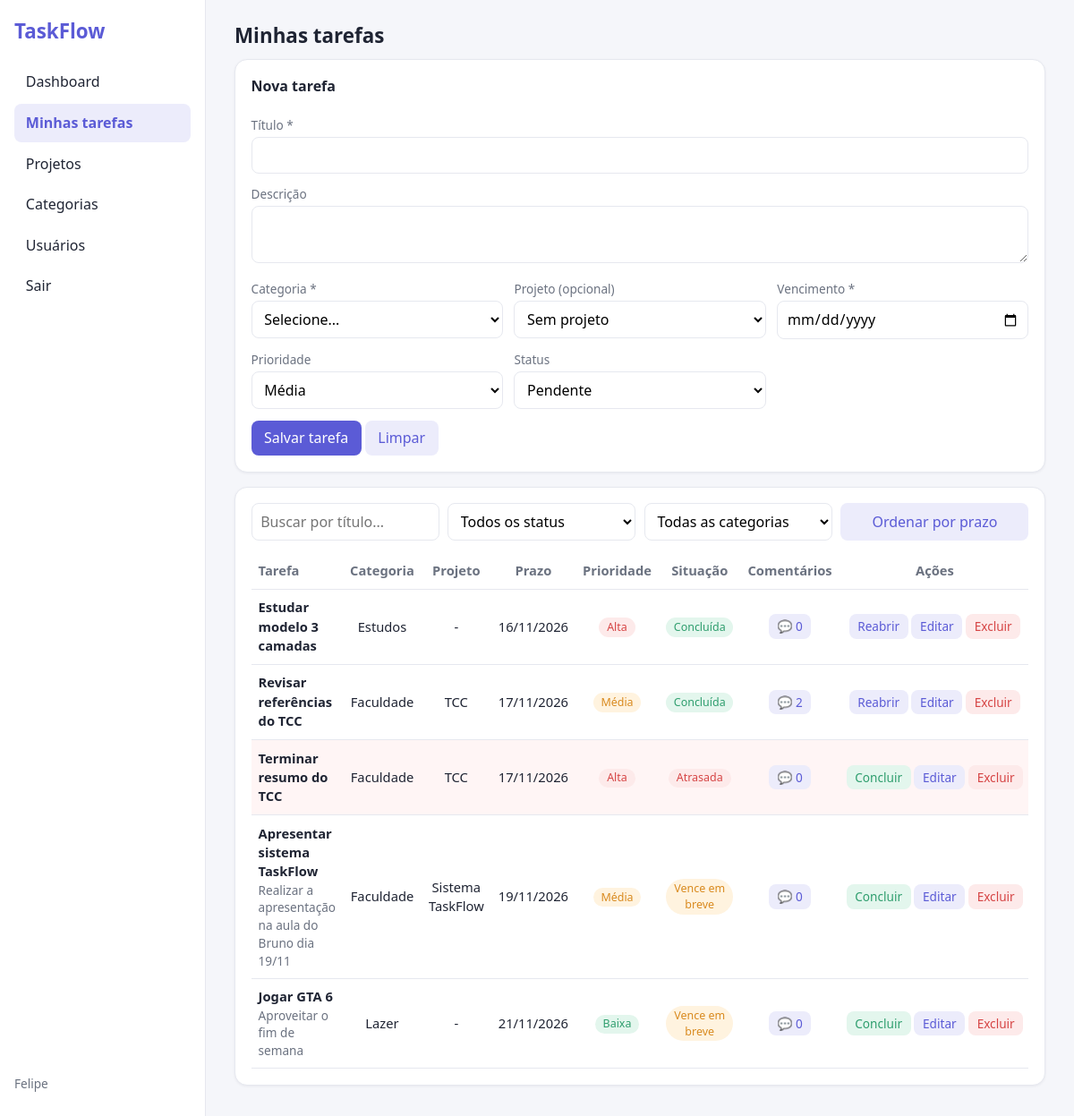
Page /view/minhas-tarefas.php (signed in) on the committed database.
### tables this page shows
CREATE TABLE `tarefas` (
  `id` int(11) NOT NULL,
  `usuario_id` int(11) NOT NULL,
  `categoria_id` int(11) NOT NULL,
  `projeto_id` int(11) DEFAULT NULL,
  `titulo` varchar(100) NOT NULL,
  `descricao` text DEFAULT NULL,
  `vencimento` date NOT NULL,
  `prioridade` enum('Baixa','Média','Alta') NOT NULL,
  `status` enum('Pendente','Concluída') NOT NULL DEFAULT 'Pendente'
);

CREATE TABLE `categorias` (
  `id` int(11) NOT NULL,
  `nome` varchar(50) NOT NULL,
  `descricao` varchar(255) DEFAULT NULL,
  `usuario_id` int(11) NOT NULL
);

CREATE TABLE `projetos` (
  `id` int(11) NOT NULL,
  `nome` varchar(80) NOT NULL,
  `descricao` text DEFAULT NULL,
  `inicio` date NOT NULL,
  `fim` date NOT NULL,
  `usuario_id` int(11) NOT NULL
);

### processamento/funcoesTarefas.php (called while the page is built, shortened)
<?php
function listarTarefas($usuario_id){
  $conexao = conectarBD();
  $consulta = "SELECT t.*, c.nome AS categoria_nome, p.nome AS projeto_nome
               FROM tarefas t
               INNER JOIN categorias c ON c.id = t.categoria_id
               LEFT JOIN projetos p ON p.id = t.projeto_id
               WHERE t.usuario_id = $usuario_id
               ORDER BY t.vencimento";
  return mysqli_query($conexao, $consulta);
}
?>

### processamento/funcoesComentarios.php (called while the page is built, shortened)
<?php
function listarComentarios($usuario_id){
  $conexao = conectarBD();
  $consulta = "SELECT c.id, c.tarefa_id, c.usuario_id, c.texto, c.criado_em, c.editado_em, u.nome AS usuario_nome
               FROM comentarios c
               INNER JOIN tarefas t ON t.id = c.tarefa_id
               INNER JOIN usuarios u ON u.id = c.usuario_id
               WHERE t.usuario_id = ?
               ORDER BY c.criado_em";
  $stmt = mysqli_prepare($conexao, $consulta);
  mysqli_stmt_bind_param($stmt, "i", $usuario_id);
  mysqli_stmt_execute($stmt);
  return mysqli_stmt_get_result($stmt);
}
?>

### view/minhas-tarefas.php (the view, shortened to what this page needs)
<?php
 require "../processamento/funcoesTarefas.php";
 require "../processamento/funcoesComentarios.php";
 $tarefas = listarTarefas($_SESSION['usuario_id']);
 $comentarios = mysqli_fetch_all(listarComentarios($_SESSION['usuario_id']), MYSQLI_ASSOC);
 $comentariosPorTarefa = [];
 foreach ($comentarios as $c) {
   $comentariosPorTarefa[$c['tarefa_id']][] = $c;
 }
 $tarefaEditar = null;
 $prioridadeAtual = $tarefaEditar['prioridade'] ?? 'Média';
 $statusAtual = $tarefaEditar['status'] ?? 'Pendente';
?>
<!DOCTYPE html>
<html lang="pt-BR">
<head>
  <link rel="stylesheet" href="../css/base.css">
  <link rel="stylesheet" href="../css/minhas-tarefas.css?v=2">
</head>
<body>
  <aside class="sidebar" id="sidebar">
    <h1 class="logo">TaskFlow</h1>
    <a href="dashboard.php">Dashboard</a>
    <a href="minhas-tarefas.php" class="ativo">Minhas tarefas</a>
    <a href="projetos.php">Projetos</a>
    <a href="categorias.php">Categorias</a>
    <a href="usuarios.php">Usuários</a>
    <a href="../processamento/sair.php" id="btnSair">Sair</a>
    <p class="usuario suave"><?php echo htmlspecialchars($_SESSION['usuario_nome']); ?></p>
  </aside>
  <main>
  <h2>Minhas tarefas</h2>
  <form id="formTarefa" class="card form" action="../processamento/processamentoTarefas.php" method="post">
    <h3 class="full" id="tituloForm"><?php echo $tarefaEditar ? 'Editar tarefa' : 'Nova tarefa'; ?></h3>
    <div class="full">
      <label for="tTitulo">Título *</label>
      <input id="tTitulo" name="inputTitulo" required maxlength="100" value="<?php echo htmlspecialchars($tarefaEditar['titulo'] ?? ''); ?>">
    </div>
    <div class="full">
      <label for="tDescricao">Descrição</label>
      <textarea id="tDescricao" name="inputDescricao" rows="2"><?php echo htmlspecialchars($tarefaEditar['descricao'] ?? ''); ?></textarea>
    </div>
    <div>
      <label for="tCategoria">Categoria *</label>
      <select id="tCategoria" name="inputCategoria" required>
        <option value="">Selecione...</option>
      </select>
    </div>
    <div>
      <label for="tProjeto">Projeto (opcional)</label>
      <select id="tProjeto" name="inputProjeto">
        <option value="">Sem projeto</option>
      </select>
    </div>
    <div>
      <label for="tVencimento">Vencimento *</label>
      <input type="date" id="tVencimento" name="inputVencimento" required value="<?php echo $tarefaEditar['vencimento'] ?? ''; ?>">
    </div>
    <div>
      <label for="tPrioridade">Prioridade</label>
      <select id="tPrioridade" name="inputPrioridade">
        <?php foreach (['Baixa', 'Média', 'Alta'] as $op) { ?>
          <option <?php echo $prioridadeAtual == $op ? 'selected' : ''; ?>><?php echo $op; ?></option>
        <?php } ?>
      </select>
    </div>
    <div>
      <label for="tStatus">Status</label>
      <select id="tStatus" name="inputStatus">
        <?php foreach (['Pendente', 'Concluída'] as $op) { ?>
          <option <?php echo $statusAtual == $op ? 'selected' : ''; ?>><?php echo $op; ?></option>
        <?php } ?>
      </select>
    </div>
    <div class="full">
      <button type="submit" class="btn">Salvar tarefa</button>
      <?php if ($tarefaEditar) { ?>
        <a href="minhas-tarefas.php" class="btn cancelar">Cancelar edição</a>
      <?php } else { ?>
        <button type="reset" class="btn sec">Limpar</button>
      <?php } ?>
    </div>
  </form>
  <div class="card">
    <div class="filtros">
      <input id="fBusca" placeholder="Buscar por título...">
      <select id="fStatus"><option value="">Todos os status</option><option>Pendente</option><option>Concluída</option><option>Atrasada</option></select>
      <select id="fCategoria">
        <option value="">Todas as categorias</option>
      </select>
      <button type="button" class="btn sec" id="btnOrdem">Ordenar por prazo</button>
    </div>
    <div class="tabela">
      <table>
        <thead><tr><th>Tarefa</th><th>Categoria</th><th>Projeto</th><th>Prazo</th><th>Prioridade</th><th>Situação</th><th>Comentários</th><th>Ações</th></tr></thead>
        <tbody id="corpoTarefas">
          <?php while ($t = mysqli_fetch_assoc($tarefas)) {
            $diasParaVencer = (strtotime($t['vencimento']) - strtotime(date('Y-m-d'))) / 86400;
            if ($t['status'] == 'Concluída') {
              $situacao = 'concluida'; $rotulo = 'Concluída'; $statusFiltro = 'Concluída';
            } elseif ($diasParaVencer < 0) {
              $situacao = 'atrasada'; $rotulo = 'Atrasada'; $statusFiltro = 'Atrasada';
            } elseif ($diasParaVencer <= 3) {
              $situacao = 'proxima'; $rotulo = 'Vence em breve'; $statusFiltro = 'Pendente';
            } else {
              $situacao = 'pendente'; $rotulo = 'Pendente'; $statusFiltro = 'Pendente';
            }
            $classePrioridade = strtolower(str_replace('é', 'e', $t['prioridade']));
          ?>
            <tr class="<?php echo $situacao == 'atrasada' ? 'atrasada' : ''; ?>"
                data-status="<?php echo $statusFiltro; ?>"
                data-categoria="<?php echo $t['categoria_id']; ?>"
                data-vencimento="<?php echo $t['vencimento']; ?>">
              <td><b><?php echo htmlspecialchars($t['titulo']); ?></b><br><span class="suave"><?php echo htmlspecialchars($t['descricao'] ?? ''); ?></span></td>
              <td><?php echo htmlspecialchars($t['categoria_nome']); ?></td>
              <td><?php echo $t['projeto_nome'] ? htmlspecialchars($t['projeto_nome']) : '-'; ?></td>
              <td><?php echo date('d/m/Y', strtotime($t['vencimento'])); ?></td>
              <td><span class="badge <?php echo $classePrioridade; ?>"><?php echo $t['prioridade']; ?></span></td>
              <td><span class="badge <?php echo $situacao; ?>"><?php echo $rotulo; ?></span></td>
              <td><button type="button" class="btn sec peq" data-comentarios="<?php echo $t['id']; ?>" data-titulo="<?php echo htmlspecialchars($t['titulo']); ?>">💬 <?php echo count($comentariosPorTarefa[$t['id']] ?? []); ?></button></td>
              <td>
                <form action="../processamento/processamentoTarefas.php" method="post" style="display:inline">
                  <?php if ($t['status'] == 'Concluída') { ?>
                    <button class="btn sec peq">Reabrir</button>
                  <?php } else { ?>
                    <button class="btn ok peq">Concluir</button>
                  <?php } ?>
                </form>
                <a href="minhas-tarefas.php?editar=<?php echo $t['id']; ?>" class="btn sec peq">Editar</a>
                <form action="../processamento/processamentoTarefas.php" method="post" style="display:inline">
                  <button class="btn perigo peq" data-confirmar="Excluir esta tarefa?">Excluir</button>
                </form>
              </td>
            </tr>
          <?php } ?>
        </tbody>
      </table>
    </div>
  </div>
  </main>
</body>
</html>

### css/base.css (style rules this page uses)
:root { --cor: #5b5bd6; --cor-clara: #ececfb; --bg: #f5f6fa; --card: #fff; --borda: #e6e8ef; --texto: #1f2433; --suave: #6b7280; --ok: #2f9e6e; --alerta: #d98a1f; --erro: #d64545; }
* { box-sizing: border-box; }
body { margin: 0; font-family: "Segoe UI", system-ui, sans-serif; background: var(--bg); color: var(--texto); line-height: 1.45; }
h1, h2, h3 { margin: 0 0 .6rem; }
h2 { font-size: 1.4rem; }
h3 { font-size: 1rem; }
.suave { color: var(--suave); font-size: .85rem; }
.sidebar { position: fixed; inset: 0 auto 0 0; width: 230px; background: var(--card); border-right: 1px solid var(--borda); padding: 1.2rem 1rem; display: flex; flex-direction: column; gap: .2rem; z-index: 10; transition: transform .2s; }
.logo { color: var(--cor); font-size: 1.4rem; margin-bottom: 1rem; }
.sidebar a { padding: .6rem .8rem; border-radius: 8px; color: var(--texto); text-decoration: none; }
.sidebar a.ativo { background: var(--cor-clara); color: var(--cor); font-weight: 600; }
.sidebar .usuario { margin-top: auto; }
main { margin-left: 230px; padding: 1.5rem 2rem; }
.card { background: var(--card); border: 1px solid var(--borda); border-radius: 14px; padding: 1.1rem; box-shadow: 0 1px 3px rgba(20, 25, 50, .06); margin-bottom: 1rem; }
label { display: block; font-size: .85rem; color: var(--suave); margin-bottom: .2rem; }
input, select, textarea { width: 100%; padding: .5rem .6rem; border: 1px solid var(--borda); border-radius: 8px; font: inherit; background: #fff; }
.form { display: grid; grid-template-columns: repeat(auto-fit, minmax(220px, 1fr)); gap: .8rem; }
.form .full { grid-column: 1/-1; }
.btn { border: 0; border-radius: 8px; padding: .5rem .9rem; font: inherit; cursor: pointer; background: var(--cor); color: #fff; }
.btn.sec { background: var(--cor-clara); color: var(--cor); }
.btn.perigo { background: #fdeaea; color: var(--erro); }
.btn.peq { padding: .25rem .6rem; font-size: .85rem; }
a.btn { text-decoration: none; display: inline-block; }
.filtros { display: grid; grid-template-columns: repeat(auto-fit, minmax(160px, 1fr)); gap: .6rem; margin-bottom: .8rem; }
.tabela { overflow-x: auto; }
table { width: 100%; border-collapse: collapse; font-size: .92rem; }
th, td { text-align: left; padding: .6rem .5rem; border-bottom: 1px solid var(--borda); vertical-align: middle; }
th { color: var(--suave); font-weight: 600; }
.badge { display: inline-block; padding: .1rem .55rem; border-radius: 99px; font-size: .78rem; background: var(--bg); }
.badge.atrasada, .badge.alta { background: #fdeaea; color: var(--erro); }
.badge.proxima, .badge.media { background: #fff3df; color: var(--alerta); }
.badge.concluida, .badge.baixa { background: #e3f6ed; color: var(--ok); }

### css/minhas-tarefas.css (style rules this page uses)
th, td { text-align: center; }
th:first-child, td:first-child { text-align: left; }
tr.atrasada td { background: #fff5f5; }
td:last-child { white-space: nowrap; }
td .suave { display: block; }
.btn.ok { background: #e3f6ed; color: var(--ok); }

### rows in the picture
tarefas: titulo "Estudar modelo 3 camadas", categoria.nome "Estudos", vencimento "16/11/2026", prioridade "Alta", status "Concluída", id "0", shows "Reabrir"
tarefas: titulo "Revisar referências do TCC", categoria.nome "Faculdade", projeto.nome "TCC", vencimento "17/11/2026", prioridade "Média", status "Concluída", id "2", shows "Reabrir"
tarefas: titulo "Terminar resumo do TCC", categoria.nome "Faculdade", projeto.nome "TCC", vencimento "17/11/2026", prioridade "Alta", rotulo "Atrasada", id "0", shows "Concluir"
tarefas: titulo "Apresentar sistema TaskFlow", descricao "Realizar a apresentação na aula do Bruno dia 19/11", categoria.nome "Faculdade", projeto.nome "Sistema TaskFlow", vencimento "19/11/2026", prioridade "Média", rotulo "Vence em breve", id "0", shows "Concluir"
tarefas: titulo "Jogar GTA 6", descricao "Aproveitar o fim de semana", categoria.nome "Lazer", vencimento "21/11/2026", prioridade "Baixa", rotulo "Vence em breve", id "0", shows "Concluir"

### other values in the picture
$_SESSION['usuario_nome'] "Felipe"
form field inputPrioridade "Média"
form field inputStatus "Pendente"
